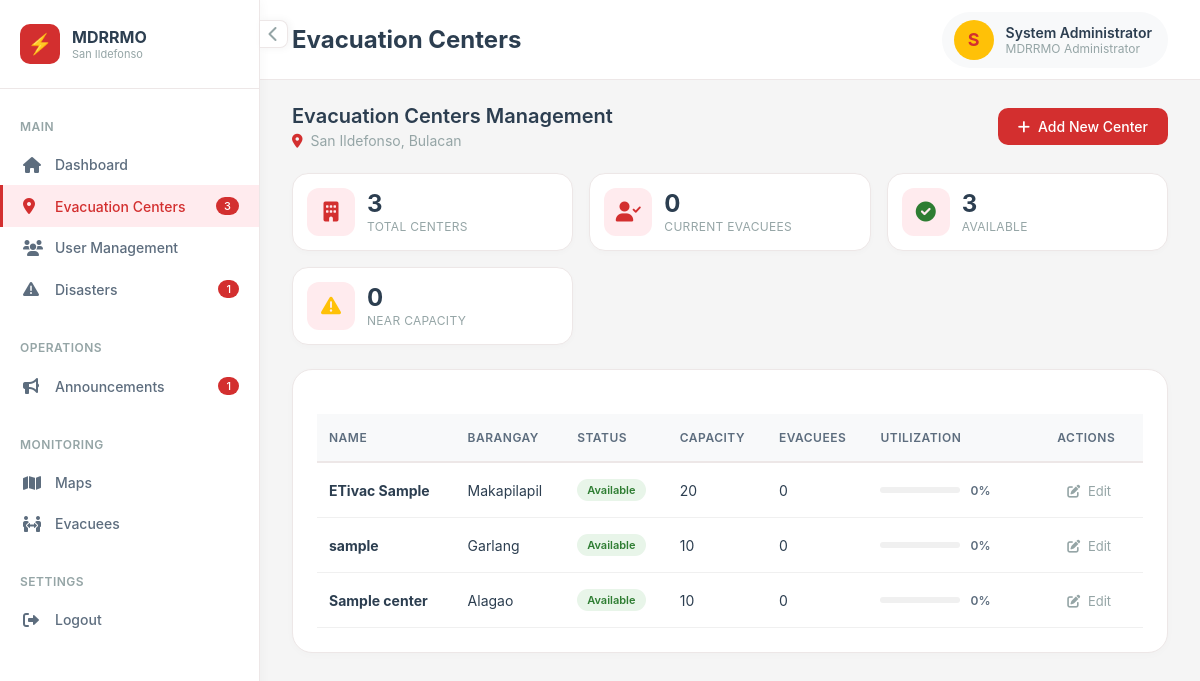
/admin/centers.php (signed in), run on the app's committed database.
### tables this page shows
CREATE TABLE `users` (
  `id` int(10) UNSIGNED NOT NULL,
  `first_name` varchar(80) NOT NULL DEFAULT '',
  `last_name` varchar(80) NOT NULL DEFAULT '',
  `middle_name` varchar(80) DEFAULT NULL,
  `suffix` varchar(20) DEFAULT NULL,
  `full_name` varchar(255) GENERATED ALWAYS AS (trim(concat_ws(' ',`first_name`,coalesce(nullif(`middle_name`,''),NULL),`last_name`,coalesce(nullif(`suffix`,''),NULL)))) VIRTUAL,
  `email` varchar(150) NOT NULL,
  `contact_number` varchar(20) DEFAULT NULL,
  `birthday` date DEFAULT NULL COMMENT 'Date of birth — used to auto-compute age',
  `sex` enum('male','female','prefer_not_to_say') DEFAULT NULL COMMENT 'Biological sex of account owner',
  `password_hash` varchar(255) NOT NULL,
  `role` enum('citizen','admin','coordinator') NOT NULL DEFAULT 'citizen',
  `barangay_id` int(10) UNSIGNED NOT NULL,
  `house_number` varchar(50) NOT NULL,
  `is_email_verified` tinyint(1) NOT NULL DEFAULT 0,
  `otp_code_hash` varchar(255) DEFAULT NULL,
  `otp_expires_at` datetime DEFAULT NULL,
  `device_token` varchar(255) DEFAULT NULL,
  `device_fingerprint` varchar(255) DEFAULT NULL,
  `device_registered_at` datetime DEFAULT NULL,
  `is_device_trusted` tinyint(1) NOT NULL DEFAULT 0,
  `is_active` tinyint(1) NOT NULL DEFAULT 1,
  `created_at` datetime NOT NULL DEFAULT current_timestamp(),
  `updated_at` datetime NOT NULL DEFAULT current_timestamp() ON UPDATE current_timestamp()
);

CREATE TABLE `evacuation_centers` (
  `id` int(10) UNSIGNED NOT NULL,
  `name` varchar(150) NOT NULL,
  `barangay_id` int(10) UNSIGNED NOT NULL,
  `address` varchar(255) NOT NULL,
  `lat` decimal(10,7) NOT NULL,
  `lng` decimal(10,7) NOT NULL,
  `max_capacity_people` int(10) UNSIGNED NOT NULL,
  `max_capacity_families` int(10) UNSIGNED DEFAULT 0,
  `status` enum('available','near_capacity','full','temp_shelter','closed') NOT NULL DEFAULT 'available',
  `coordinator_user_id` int(10) UNSIGNED DEFAULT NULL,
  `notes` text DEFAULT NULL,
  `created_at` datetime NOT NULL DEFAULT current_timestamp(),
  `updated_at` datetime NOT NULL DEFAULT current_timestamp() ON UPDATE current_timestamp()
);

CREATE TABLE `barangays` (
  `id` int(10) UNSIGNED NOT NULL,
  `name` varchar(100) NOT NULL,
  `municipality` varchar(100) NOT NULL DEFAULT 'San Ildefonso',
  `province` varchar(100) NOT NULL DEFAULT 'Bulacan',
  `center_lat` decimal(10,7) DEFAULT NULL,
  `center_lng` decimal(10,7) DEFAULT NULL,
  `boundary_polygon` longtext DEFAULT NULL CHECK (json_valid(`boundary_polygon`)),
  `is_active` tinyint(1) NOT NULL DEFAULT 1
);

### pages/session.php (called while the page is built, shortened)
<?php
function current_user(): ?array
{
    static $cached = null;
    if ($cached !== null) {
        return $cached;
    }
    $pdo = db();
    $stmt = $pdo->prepare('SELECT u.*, b.name AS barangay_name, b.municipality, b.province
                           FROM users u
                           JOIN barangays b ON b.id = u.barangay_id
                           WHERE u.id = ? AND u.is_active = 1');
    $stmt->execute([$_SESSION['user_id']]);
    $cached = $stmt->fetch() ?: null;
    return $cached;
}
function require_login(?string $role = null): void
{
    $user = current_user();
}

### pages/center_helpers.php (called while the page is built, shortened)
<?php
function get_centers_with_occupancy(): array
{
    $pdo = db();
    $sql = "SELECT c.*, b.name AS barangay_name,
                   COALESCE(SUM(r.total_members), 0) AS current_occupancy
            FROM evacuation_centers c
            JOIN barangays b ON b.id = c.barangay_id
            LEFT JOIN evac_registrations r ON r.center_id = c.id
            GROUP BY c.id
            ORDER BY c.name";
    return $pdo->query($sql)->fetchAll();
}

### admin/centers.php (the view, shortened to what this page needs)
<?php
require_once __DIR__ . '/../pages/session.php';
require_login('admin');
require_once __DIR__ . '/../pages/center_helpers.php';
$user    = current_user();
$pdo     = db();
$centers = get_centers_with_occupancy();
$_badgeCenters       = (int)$pdo->query("SELECT COUNT(*) FROM evacuation_centers")->fetchColumn();
$_badgeOngoing       = (int)$pdo->query("SELECT COUNT(*) FROM disasters WHERE status = 'ongoing'")->fetchColumn();
$_badgeAnnouncements = (int)$pdo->query("SELECT COUNT(*) FROM announcements")->fetchColumn();
?>
<!DOCTYPE html>
<html lang="en">
<head>
    <link rel="stylesheet" href="../asset/css/admin_center.css">
    <link rel="stylesheet" href="https://cdnjs.cloudflare.com/ajax/libs/font-awesome/6.0.0/css/all.min.css" />
</head>
<body>
    <div class="app-wrapper">
        <div class="sidebar-toggle-btn" id="sidebarToggleBtn">
            <i class="fas fa-chevron-left"></i>
        </div>
        <aside class="sidebar" id="sidebar">
            <div class="sidebar-header">
                <div class="sidebar-logo">
                    <div class="logo-image">
                    </div>
                    <div class="logo-text">
                        <h3>MDRRMO</h3>
                        <p>San Ildefonso</p>
                    </div>
                </div>
            </div>
            <div class="sidebar-content">
                <div class="sidebar-section">
                    <div class="sidebar-section-title">Main</div>
                    <ul class="sidebar-menu">
                        <li><a href="index.php" class="sidebar-link"><i class="fas fa-home"></i> <span>Dashboard</span></a></li>
                        <li><a href="centers.php" class="sidebar-link active"><i class="fas fa-map-marker-alt"></i> <span>Evacuation Centers</span>  <?php if($_badgeCenters > 0): ?><span class="sidebar-badge"><?php echo $_badgeCenters; ?></span><?php endif; ?></a></li>
                        <li><a href="users.php" class="sidebar-link"><i class="fas fa-users"></i> <span>User Management</span></span></a></li>
                        <li><a href="disasters.php" class="sidebar-link"><i class="fas fa-exclamation-triangle"></i> <span>Disasters</span><?php if($_badgeOngoing > 0): ?><span class="sidebar-badge"><?php echo $_badgeOngoing; ?></span><?php endif; ?></a></li>
                    </ul>
                </div>
                <div class="sidebar-section">
                    <div class="sidebar-section-title">Operations</div>
                    <ul class="sidebar-menu">
                        <li><a href="announcements.php" class="sidebar-link"><i class="fas fa-bullhorn"></i> <span>Announcements</span> <?php if($_badgeAnnouncements > 0): ?><span class="sidebar-badge"><?php echo $_badgeAnnouncements; ?></span><?php endif; ?></a></li>
                    </ul>
                </div>
                <div class="sidebar-section">
                    <div class="sidebar-section-title">Monitoring</div>
                    <ul class="sidebar-menu">
                        <li><a href="maps.php" class="sidebar-link"><i class="fas fa-map"></i> <span>Maps</span></a></li>
                        <li><a href="evacuees.php" class="sidebar-link"><i class="fas fa-people-arrows"></i> <span>Evacuees</span>  </a></li>
                    </ul>
                </div>
                <div class="sidebar-section">
                    <div class="sidebar-section-title">Settings</div>
                    <ul class="sidebar-menu">
                        <li><a href="../pages/logout.php" class="sidebar-link"><i class="fas fa-sign-out-alt"></i> <span>Logout</span></a></li>
                    </ul>
                </div>
            </div>
        </aside>
        <main class="main-content" id="mainContent">
            <div class="top-nav">
                <div class="page-title">
                    <h1>Evacuation Centers</h1>
                </div>
                <div class="user-menu">
                    <div class="user-profile">
                        <div class="user-avatar">
                            <?php echo strtoupper(substr($user['full_name'] ?? 'A', 0, 1)); ?>
                        </div>
                        <div class="user-info">
                            <span class="user-name"><?php echo htmlspecialchars($user['full_name'] ?? 'Admin'); ?></span>
                            <span class="user-role">MDRRMO Administrator</span>
                        </div>
                    </div>
                </div>
            </div>
            <div class="dashboard">
                <div class="page-header">
                    <div class="page-header-left">
                        <h2>Evacuation Centers Management</h2>
                        <p>
                            <i class="fas fa-map-marker-alt" style="color: var(--primary-red);"></i>
                            San Ildefonso, Bulacan
                        </p>
                    </div>
                    <a href="center_edit.php" class="btn-primary">
                        <i class="fas fa-plus"></i> Add New Center
                    </a>
                </div>
                <?php
                $totalEvacuees = 0;
                $availableCount = 0;
                $nearCount = 0;
                $fullCount = 0;
                foreach ($centers as $c) {
                    $totalEvacuees += (int)$c['current_occupancy'];
                    if ($c['status'] === 'available') $availableCount++;
                    else if ($c['status'] === 'near_capacity') $nearCount++;
                    else if ($c['status'] === 'full') $fullCount++;
                }
                ?>
                <div class="stats-row">
                    <div class="stat-card">
                        <div class="stat-icon"><i class="fas fa-building"></i></div>
                        <div class="stat-content">
                            <div class="stat-value"><?php echo count($centers); ?></div>
                            <div class="stat-label">Total Centers</div>
                        </div>
                    </div>
                    <div class="stat-card">
                        <div class="stat-icon"><i class="fas fa-user-check"></i></div>
                        <div class="stat-content">
                            <div class="stat-value"><?php echo number_format($totalEvacuees); ?></div>
                            <div class="stat-label">Current Evacuees</div>
                        </div>
                    </div>
                    <div class="stat-card">
                        <div class="stat-icon"><i class="fas fa-check-circle" style="color: #2E7D32;"></i></div>
                        <div class="stat-content">
                            <div class="stat-value"><?php echo $availableCount; ?></div>
                            <div class="stat-label">Available</div>
                        </div>
                    </div>
                    <div class="stat-card">
                        <div class="stat-icon"><i class="fas fa-exclamation-triangle" style="color: var(--accent-yellow);"></i></div>
                        <div class="stat-content">
                            <div class="stat-value"><?php echo $nearCount; ?></div>
                            <div class="stat-label">Near Capacity</div>
                        </div>
                    </div>
                </div>
                <div class="card">
                    <?php if (!$centers): ?>
                        <div class="empty-state">
                            <i class="fas fa-map-marker-alt"></i>
                            <p>No evacuation centers defined yet.</p>
                            <a href="center_edit.php" class="btn-primary">
                                <i class="fas fa-plus"></i> Add Your First Center
                            </a>
                        </div>
                    <?php else: ?>
                        <div class="table-container">
                            <table class="table">
                                <thead>
                                    <tr>
                                        <th>Name</th>
                                        <th>Barangay</th>
                                        <th>Status</th>
                                        <th>Capacity</th>
                                        <th>Evacuees</th>
                                        <th>Utilization</th>
                                        <th>Actions</th>
                                    </tr>
                                </thead>
                                <tbody>
                                    <?php foreach ($centers as $c): ?>
                                        <?php
                                        $max = (int)$c['max_capacity_people'];
                                        $cur = (int)$c['current_occupancy'];
                                        $percent = $max > 0 ? round(($cur / $max) * 100) : 0;
                                        ?>
                                        <tr>
                                            <td><strong><?php echo htmlspecialchars($c['name']); ?></strong></td>
                                            <td><?php echo htmlspecialchars($c['barangay_name']); ?></td>
                                            <td>
                                                <span class="status-pill status-<?php echo htmlspecialchars($c['status']); ?>">
                                                    <?php echo $c['status'] === 'near_capacity' ? 'Near Capacity' : htmlspecialchars($c['status']); ?>
                                                </span>
                                            </td>
                                            <td><?php echo number_format($max); ?></td>
                                            <td><?php echo number_format($cur); ?></td>
                                            <td>
                                                <div class="utilization-container">
                                                    <div class="utilization-bar">
                                                    </div>
                                                    <span class="utilization-text"><?php echo $percent; ?>%</span>
                                                </div>
                                            </td>
                                            <td>
                                                <a href="center_edit.php?id=<?php echo (int)$c['id']; ?>" class="action-btn">
                                                    <i class="fas fa-edit"></i> Edit
                                                </a>
                                            </td>
                                        </tr>
                                    <?php endforeach; ?>
                                </tbody>
                            </table>
                        </div>
                    <?php endif; ?>
                </div>
            </div>
        </main>
    </div>
</body>
</html>

### data on the page
users: full_name "S", full_name "System Administrator"
evacuation_centers: name "ETivac Sample", barangay.name "Makapilapil", status "Available", max_capacity_people "20", cur "0", percent "0"
evacuation_centers: name "sample", barangay.name "Garlang", status "Available", max_capacity_people "10", cur "0", percent "0"
evacuation_centers: name "Sample center", barangay.name "Alagao", status "Available", max_capacity_people "10", cur "0", percent "0"

### other printed values
$_badgeCenters "3"
$_badgeOngoing "1"
$_badgeAnnouncements "1"
count($centers) "3"
$totalEvacuees "0"
$availableCount "3"
$nearCount "0"
